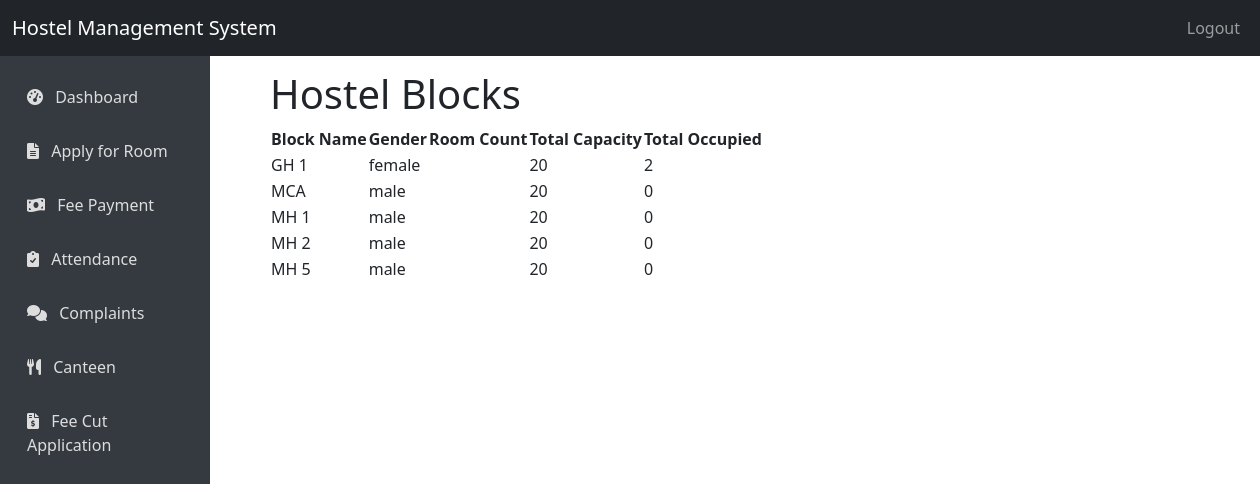
Screenshot of /admin/blocks (signed in) with the database file from the repository.
### hostel1.11-main/hostel1.0/app.py (models this page shows)
class Room(db.Model):
    id = db.Column(db.Integer, primary_key=True)
    room_number = db.Column(db.String(10), unique=True, nullable=False)
    capacity = db.Column(db.Integer, nullable=False)
    occupied = db.Column(db.Integer, default=0)
    hostel_block = db.Column(db.String(10), nullable=False)
    gender = db.Column(db.String(10), nullable=False)  # 'male' or 'female'
    students = db.relationship('Student', backref='room')

### hostel1.11-main/hostel1.0/app.py (the view)
@app.route('/admin/blocks')
def admin_blocks():
    blocks = db.session.query(
        Room.hostel_block,
        Room.gender,
        db.func.count(Room.id).label('total_rooms'),
        db.func.sum(Room.capacity).label('total_capacity'),
        db.func.sum(Room.occupied).label('total_occupied')
    ).group_by(Room.hostel_block, Room.gender).all()
    return render_template('admin/blocks.html', blocks=blocks)

### hostel1.11-main/hostel1.0/templates/admin/blocks.html (shortened to what this page needs)
{% extends "layout.html" %}
{% block content %}
<!DOCTYPE html>
<html lang="en">
<head>
</head>
<body>
    <h1>Hostel Blocks</h1>
    <table>
        <thead>
            <tr>
                <th>Block Name</th>
                <th>Gender</th>
                <th>Room Count</th>
                <th>Total Capacity</th>
                <th>Total Occupied</th>
            </tr>
        </thead>
        <tbody>
            {% for block in blocks %}
            <tr>
                <td>{{ block.hostel_block }}</td>
                <td>{{ block.gender }}</td>
                <td>{{ block.room_count }}</td>
                <td>{{ block.total_capacity }}</td>
                <td>{{ block.total_occupied }}</td>
            </tr>
            {% endfor %}
        </tbody>
    </table>
</body>
</html>
{% endblock %}

### rows the page displays
Room: hostel_block "MCA", gender "male", total_capacity "20", total_occupied "0"

### other values shown
{{ block.hostel_block }} "GH 1" "MH 1" "MH 2" "MH 5"
{{ block.gender }} "female" "male" "male" "male"
{{ block.total_capacity }} "20" "20" "20" "20"
{{ block.total_occupied }} "2" "0" "0" "0"
